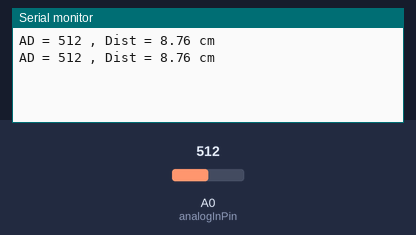
Recording of a sketch running on a simulated Arduino Uno, built with avr-gcc and run on an emulated ATmega328P. On the bench: the last lines printed to the serial monitor. Inputs (shaded band) come from the test bench; at power-on: A0 (analogInPin) = 512.

Above: at 1.8 s.
1.9 s: A0 (analogInPin) set to 0
At 2.8 s:
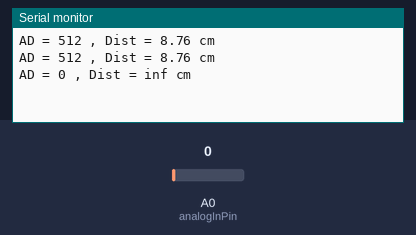
4.5 s: A0 (analogInPin) set to 122
At 5.5 s:
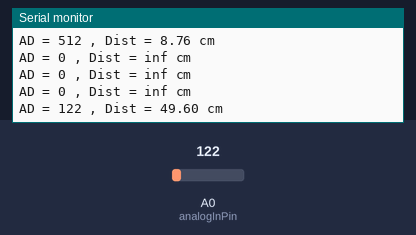

Measured:
- after the input at 1.9 s, the serial monitor: prints a new line after 0.10 s (image 1)
- after the input at 4.5 s, the serial monitor: prints a new line after 0.51 s (image 2)

The sketch:

PSD.ino
```cpp
/*
・SHARPの距離センサ GP2Y0A21YK0F のプログラム
・1秒ごとに距離を測定し、シリアルモニタに出力

・Arduinoとの接続
     ・Vo（白）       アナログ入力 A0
     ・GND（黄色）    GND
     ・Vcc（黒）      5V
*/

const int analogInPin = A0;    // アナログ入力ピン（定数）
const float Vcc = 5.0;         // 電源電圧（定数）
int   ad;                      // AD値（変数）
float dist;                    // 距離（変数）

void setup()
{
  Serial.begin(9600);         // シリアルモニタを開始
}

void loop()
{
  ad = analogRead(analogInPin);         // AD値を取得
  dist = Vcc * ad / 1023;
  dist = 26.548 * pow(dist, -1.209);   // 距離を計算
  Serial.print("AD = ");
  Serial.print(ad);
  Serial.print(" , ");
  Serial.print("Dist = ");
  Serial.print(dist);
  Serial.println(" cm");
  delay(1000);
}
```
